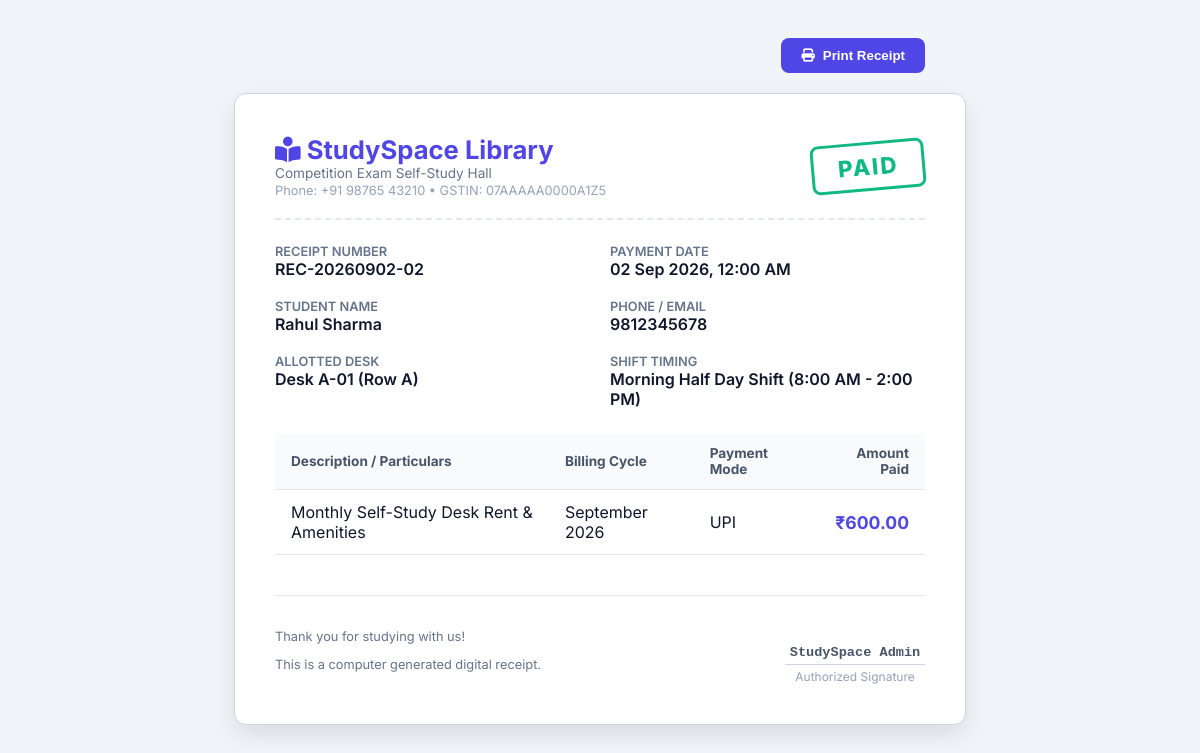
Page /receipt.php?receipt_no=REC-20260902-02 (signed in) on the committed database.
### tables this page shows
CREATE TABLE fee_payments (
        id INTEGER PRIMARY KEY AUTOINCREMENT,
        allocation_id INTEGER NOT NULL,
        user_id INTEGER NOT NULL,
        month_year TEXT NOT NULL, -- e.g., '2026-09'
        amount REAL NOT NULL,
        due_date DATE NOT NULL,
        paid_date DATE,
        payment_status TEXT NOT NULL DEFAULT 'pending', -- 'paid', 'pending', 'overdue'
        payment_mode TEXT, -- 'Cash', 'UPI', 'NetBanking', 'Card'
        receipt_no TEXT UNIQUE,
        remarks TEXT,
        created_at DATETIME DEFAULT CURRENT_TIMESTAMP,
        FOREIGN KEY (allocation_id) REFERENCES allocations(id) ON DELETE CASCADE,
        FOREIGN KEY (user_id) REFERENCES users(id) ON DELETE CASCADE
    );

CREATE TABLE users (
        id INTEGER PRIMARY KEY AUTOINCREMENT,
        name TEXT NOT NULL,
        email TEXT UNIQUE NOT NULL,
        phone TEXT NOT NULL,
        password TEXT NOT NULL,
        role TEXT NOT NULL DEFAULT 'student', -- 'admin' or 'student'
        emergency_contact TEXT,
        id_proof_type TEXT, -- 'Aadhaar', 'Voter ID', 'Driving License', 'Student ID'
        id_proof_no TEXT,
        status TEXT NOT NULL DEFAULT 'pending', -- 'pending', 'approved', 'hold', 'cancelled'
        created_at DATETIME DEFAULT CURRENT_TIMESTAMP
    , otp_code TEXT, otp_expires_at DATETIME, registered_device_id TEXT, father_name TEXT, address TEXT, is_deleted INTEGER DEFAULT 0, deleted_at DATETIME);

CREATE TABLE seats (
        id INTEGER PRIMARY KEY AUTOINCREMENT,
        seat_number TEXT UNIQUE NOT NULL, -- e.g., 'A-01', 'A-02', 'B-01'
        row_label TEXT NOT NULL DEFAULT 'A', -- Row A, B, C, D
        is_active INTEGER DEFAULT 1,
        remarks TEXT
    );

CREATE TABLE shifts (
        id INTEGER PRIMARY KEY AUTOINCREMENT,
        name TEXT NOT NULL, -- e.g., 'Morning Shift', 'Afternoon Shift', 'Evening Shift', 'Full Day / 24 hrs'
        start_time TEXT NOT NULL, -- e.g., '06:00'
        end_time TEXT NOT NULL,   -- e.g., '12:00'
        fee_amount REAL NOT NULL, -- Monthly fee in INR
        is_active INTEGER DEFAULT 1
    );

### receipt.php (the view, shortened to what this page needs)
<?php
require_once __DIR__ . '/config/auth.php';
$receipt_no = trim($_GET['receipt_no'] ?? '');
$stmt = $pdo->prepare("
    SELECT fp.*, u.name as student_name, u.phone as student_phone, u.email as student_email, u.id_proof_type, u.id_proof_no,
           s.seat_number, s.row_label, sh.name as shift_name, sh.start_time, sh.end_time
    FROM fee_payments fp
    JOIN users u ON fp.user_id = u.id
    JOIN allocations a ON fp.allocation_id = a.id
    JOIN seats s ON a.seat_id = s.id
    JOIN shifts sh ON a.shift_id = sh.id
    WHERE fp.receipt_no = ?
");
$stmt->execute([$receipt_no]);
$receipt = $stmt->fetch();
?>
<!DOCTYPE html>
<html lang="en">
<head>
    <link rel="stylesheet" href="https://cdnjs.cloudflare.com/ajax/libs/font-awesome/6.4.0/css/all.min.css">
</head>
<body>
    <div style="max-width: 650px; margin: 0 auto 20px auto; text-align: right;" class="no-print">
        <button onclick="window.print()" class="btn-print"><i class="fas fa-print"></i> Print Receipt</button>
    </div>
    <div class="receipt-card">
        <div class="header-brand">
            <div>
                <div class="receipt-title"><i class="fas fa-book-reader"></i> StudySpace Library</div>
                <div style="font-size: 0.85rem; color: #64748b;">Competition Exam Self-Study Hall</div>
                <div style="font-size: 0.8rem; color: #94a3b8; margin-top: 2px;">Phone: +91 98765 43210 &bull; GSTIN: 07AAAAA0000A1Z5</div>
            </div>
            <div style="text-align: right;">
                <div class="paid-stamp">PAID</div>
            </div>
        </div>
        <div class="info-grid">
            <div class="info-box">
                <label>Receipt Number</label>
                <span><?php echo htmlspecialchars($receipt['receipt_no']); ?></span>
            </div>
            <div class="info-box">
                <label>Payment Date</label>
                <span><?php echo date('d M Y, h:i A', strtotime($receipt['paid_date'])); ?></span>
            </div>
            <div class="info-box">
                <label>Student Name</label>
                <span><?php echo htmlspecialchars($receipt['student_name']); ?></span>
            </div>
            <div class="info-box">
                <label>Phone / Email</label>
                <span><?php echo htmlspecialchars($receipt['student_phone']); ?></span>
            </div>
            <div class="info-box">
                <label>Allotted Desk</label>
                <span>Desk <?php echo htmlspecialchars($receipt['seat_number']); ?> (Row <?php echo $receipt['row_label']; ?>)</span>
            </div>
            <div class="info-box">
                <label>Shift Timing</label>
                <span><?php echo htmlspecialchars($receipt['shift_name']); ?> (<?php echo date('g:i A', strtotime($receipt['start_time'])); ?> - <?php echo date('g:i A', strtotime($receipt['end_time'])); ?>)</span>
            </div>
        </div>
        <table class="payment-table">
            <thead>
                <tr>
                    <th>Description / Particulars</th>
                    <th>Billing Cycle</th>
                    <th>Payment Mode</th>
                    <th style="text-align: right;">Amount Paid</th>
                </tr>
            </thead>
            <tbody>
                <tr>
                    <td>Monthly Self-Study Desk Rent & Amenities</td>
                    <td><?php echo date('F Y', strtotime($receipt['month_year'] . '-01')); ?></td>
                    <td><?php echo htmlspecialchars($receipt['payment_mode'] ?? 'Cash'); ?></td>
                    <td style="text-align: right; font-weight: 700; font-size: 1.1rem; color: #4f46e5;">
                        ₹<?php echo number_format($receipt['amount'], 2); ?>
                    </td>
                </tr>
            </tbody>
        </table>
        <div style="display: flex; justify-content: space-between; align-items: flex-end; margin-top: 40px; border-top: 1px solid #e2e8f0; padding-top: 20px;">
            <div style="font-size: 0.8rem; color: #64748b;">
                <p>Thank you for studying with us!</p>
                <p style="margin-top: 2px;">This is a computer generated digital receipt.</p>
            </div>
            <div style="text-align: center;">
                <div style="font-family: 'Courier New', monospace; font-size: 0.85rem; font-weight: 700; color: #475569;">StudySpace Admin</div>
                <div style="font-size: 0.75rem; color: #94a3b8; border-top: 1px solid #cbd5e1; padding-top: 4px; margin-top: 4px; width: 140px;">Authorized Signature</div>
            </div>
        </div>
    </div>
</body>
</html>

### receipt.php (style rules this page uses)
body { font-family: 'Inter', sans-serif; background: #f1f5f9; color: #0f172a; padding: 30px 15px; }
.receipt-card { max-width: 650px; margin: 0 auto; background: #ffffff; border-radius: 12px; padding: 40px; box-shadow: 0 10px 25px rgba(0,0,0,0.1); border: 1px solid #cbd5e1; position: relative; }
.header-brand { display: flex; justify-content: space-between; align-items: center; border-bottom: 2px dashed #e2e8f0; padding-bottom: 20px; margin-bottom: 24px; }
.receipt-title { font-size: 1.6rem; font-weight: 700; color: #4f46e5; }
.info-grid { display: grid; grid-template-columns: 1fr 1fr; gap: 20px; margin-bottom: 24px; }
.info-box label { font-size: 0.8rem; color: #64748b; text-transform: uppercase; font-weight: 600; display: block; }
.info-box span { font-size: 1rem; font-weight: 600; color: #0f172a; }
.payment-table { width: 100%; border-collapse: collapse; margin-bottom: 30px; }
.payment-table th, .payment-table td { padding: 12px 16px; border-bottom: 1px solid #e2e8f0; text-align: left; }
.payment-table th { background: #f8fafc; color: #475569; font-size: 0.85rem; }
.paid-stamp { display: inline-block; padding: 8px 24px; border: 3px solid #10b981; color: #10b981; font-size: 1.4rem; font-weight: 800; text-transform: uppercase; letter-spacing: 2px; border-radius: 8px; transform: rotate(-5deg); }
.btn-print { background: #4f46e5; color: #fff; padding: 10px 20px; border: none; border-radius: 8px; font-weight: 600; cursor: pointer; text-decoration: none; display: inline-flex; align-items: center; gap: 8px; }

### rows in the picture
fee_payments: receipt_no "REC-20260902-02", paid_date "02 Sep 2026, 12:00 AM", user.name "Rahul Sharma", user.phone "9812345678", seats.seat_number "A-01", seats.row_label "A", shifts.name "Morning Half Day Shift", shifts.start_time "8:00 AM", shifts.end_time "2:00 PM", month_year "September 2026", payment_mode "UPI", amount "600.00"
